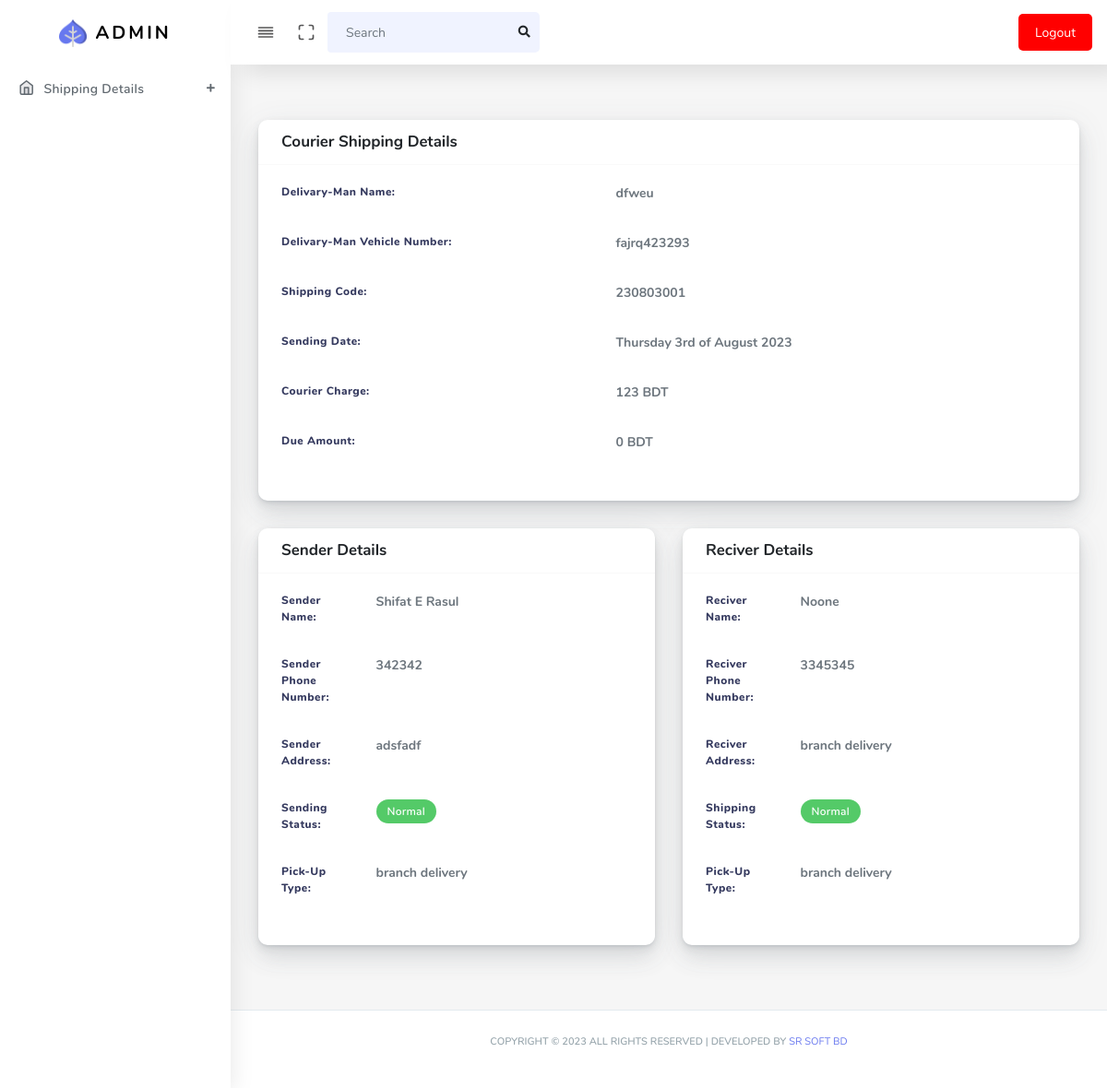
/courier_send_details.php?id=6 (signed in), run on the app's committed database.
### tables this page shows
CREATE TABLE `courier_package` (
  `id` int(11) NOT NULL,
  `c_number` varchar(100) NOT NULL,
  `category_name` varchar(255) NOT NULL,
  `branch_name` varchar(255) NOT NULL,
  `pickup_type` varchar(255) NOT NULL,
  `date` varchar(255) NOT NULL,
  `status` varchar(255) NOT NULL,
  `sender_name` varchar(255) NOT NULL,
  `s_phone` varchar(110) NOT NULL,
  `s_address` varchar(255) NOT NULL,
  `r_name` varchar(255) NOT NULL,
  `r_phone` varchar(110) NOT NULL,
  `r_address` varchar(255) NOT NULL,
  `c_charge` int(11) NOT NULL,
  `paid_amount` int(11) NOT NULL,
  `due_amount` int(11) NOT NULL,
  `shipping_status` int(11) NOT NULL,
  `thana` varchar(255) NOT NULL,
  `district` varchar(255) NOT NULL,
  `division` varchar(255) NOT NULL,
  `sender_branch` varchar(120) NOT NULL,
  `driver_name` varchar(255) NOT NULL,
  `vehicle_number` varchar(255) NOT NULL
);

### courier_send_details.php (the view, shortened to what this page needs)
<?php
include("header.php");
include("config.php");
$id = $_GET['id'];
?>
<div class="row">
  <div class="col-12 col-md-12 col-lg-12">
    <div class="card">
      <div class="card-header">
        <h4>Courier Shipping Details</h4>
      </div>
      <div class="card-body">
        <?php
        $sql = "SELECT * FROM courier_package where id=$id ORDER BY id ASC";
        $result = $conn->query($sql);
        if ($result->num_rows > 0) {
          while ($row = $result->fetch_assoc()) {
        ?>
            <div class="form-group row">
              <label class="col-sm-5"><strong>Delivary-Man Name:</strong></label>
              <div class="col-sm-7">
                <label><strong><?php echo $row['driver_name'] ?></strong></label>
              </div>
            </div>
            <div class="form-group row">
              <label class="col-sm-5"><strong>Delivary-Man Vehicle Number:</strong></label>
              <div class="col-sm-7">
                <label><strong><?php echo $row['vehicle_number'] ?></strong></label>
              </div>
            </div>
            <div class="form-group row">
              <label class="col-sm-5"><strong>Shipping Code:</strong></label>
              <div class="col-sm-7">
                <label><strong><?php echo $row['c_number'] ?></strong></label>
              </div>
            </div>
            <div class="form-group row">
              <label class="col-sm-5"><strong>Sending Date:</strong></label>
              <div class="col-sm-7">
                <label><strong><?php echo $row['date'] ?></strong></label>
              </div>
            </div>
            <div class="form-group row">
              <label class="col-sm-5"><strong>Courier Charge:</strong></label>
              <div class="col-sm-7">
                <label><strong><?php echo $row['c_charge'] ?> BDT</strong></label>
              </div>
            </div>
            <div class="form-group row">
              <label class="col-sm-5"><strong>Due Amount:</strong></label>
              <div class="col-sm-7">
                <label><strong><?php echo $row['due_amount'] ?> BDT</strong></label>
              </div>
            </div>
        <?php }
        } ?>
      </div>
    </div>
  </div>
</div>
<div class="row">
  <div class="col-12 col-md-6 col-lg-6">
    <div class="card">
      <div class="card-header">
        <h4>Sender Details</h4>
      </div>
      <?php
      $sql = "SELECT * FROM courier_package where id=$id ORDER BY id ASC";
      $result = $conn->query($sql);
      if ($result->num_rows > 0) {
        while ($row = $result->fetch_assoc()) {
      ?>
          <div class="card-body">
            <div class="form-group row">
              <label class="col-sm-3"><strong>Sender Name:</strong></label>
              <div class="col-sm-9">
                <label><strong><?php echo $row['sender_name'] ?></strong></label>
              </div>
            </div>
            <div class="form-group row">
              <label class="col-sm-3"><strong>Sender Phone Number:</strong></label>
              <div class="col-sm-9">
                <label><strong><?php echo $row['s_phone'] ?></strong></label>
              </div>
            </div>
            <div class="form-group row">
              <label class="col-sm-3"><strong>Sender Address:</strong></label>
              <div class="col-sm-9">
                <label><strong><?php echo $row['s_address'] ?></strong></label>
              </div>
            </div>
            <div class="form-group row">
              <label class="col-sm-3"><strong>Sending Status:</strong></label>
              <div class="col-sm-9">
                <label><strong>
                    <div class="badge badge-success"><?php echo $row['status'] ?></div>
                  </strong></label>
              </div>
            </div>
            <div class="form-group row">
              <label class="col-sm-3"><strong>Pick-Up Type:</strong></label>
              <div class="col-sm-9">
                <label><strong><?php echo $row['pickup_type'] ?></strong></label>
              </div>
            </div>
          </div>
      <?php }
      } ?>
    </div>
  </div>
  <div class="col-12 col-md-6 col-lg-6">
    <div class="card">
      <div class="card-header">
        <h4>Reciver Details</h4>
      </div>
      <?php
      $sql = "SELECT * FROM courier_package where id=$id ORDER BY id ASC";
      $result = $conn->query($sql);
      if ($result->num_rows > 0) {
        while ($row = $result->fetch_assoc()) {
      ?>
          <div class="card-body">
            <div class="form-group row">
              <label class="col-sm-3"><strong>Reciver Name:</strong></label>
              <div class="col-sm-9">
                <label><strong><?php echo $row['r_name'] ?></strong></label>
              </div>
            </div>
            <div class="form-group row">
              <label class="col-sm-3"><strong>Reciver Phone Number:</strong></label>
              <div class="col-sm-9">
                <label><strong><?php echo $row['r_phone'] ?></strong></label>
              </div>
            </div>
            <div class="form-group row">
              <label class="col-sm-3"><strong>Reciver Address:</strong></label>
              <div class="col-sm-9">
                <label><strong><?php echo $row['pickup_type'] ?></strong></label>
              </div>
            </div>
            <div class="form-group row">
              <label class="col-sm-3"><strong>Shipping Status:</strong></label>
              <div class="col-sm-9">
                <label><strong>
                    <div class="badge badge-success"><?php echo $row['status'] ?></div>
                  </strong></label>
              </div>
            </div>
            <div class="form-group row">
              <label class="col-sm-3"><strong>Pick-Up Type:</strong></label>
              <div class="col-sm-9">
                <label><strong><?php echo $row['pickup_type'] ?></strong></label>
              </div>
            </div>
          </div>
      <?php }
      } ?>
    </div>
  </div>
</div>
<?php include("footer.php"); ?>

### data on the page
courier_package: driver_name "dfweu", vehicle_number "fajrq423293", c_number "230803001", date "Thursday 3rd of August 2023", c_charge "123", due_amount "0", sender_name "Shifat E Rasul", s_phone "342342", s_address "adsfadf", status "Normal", pickup_type "branch delivery", r_name "Noone", r_phone "3345345"
